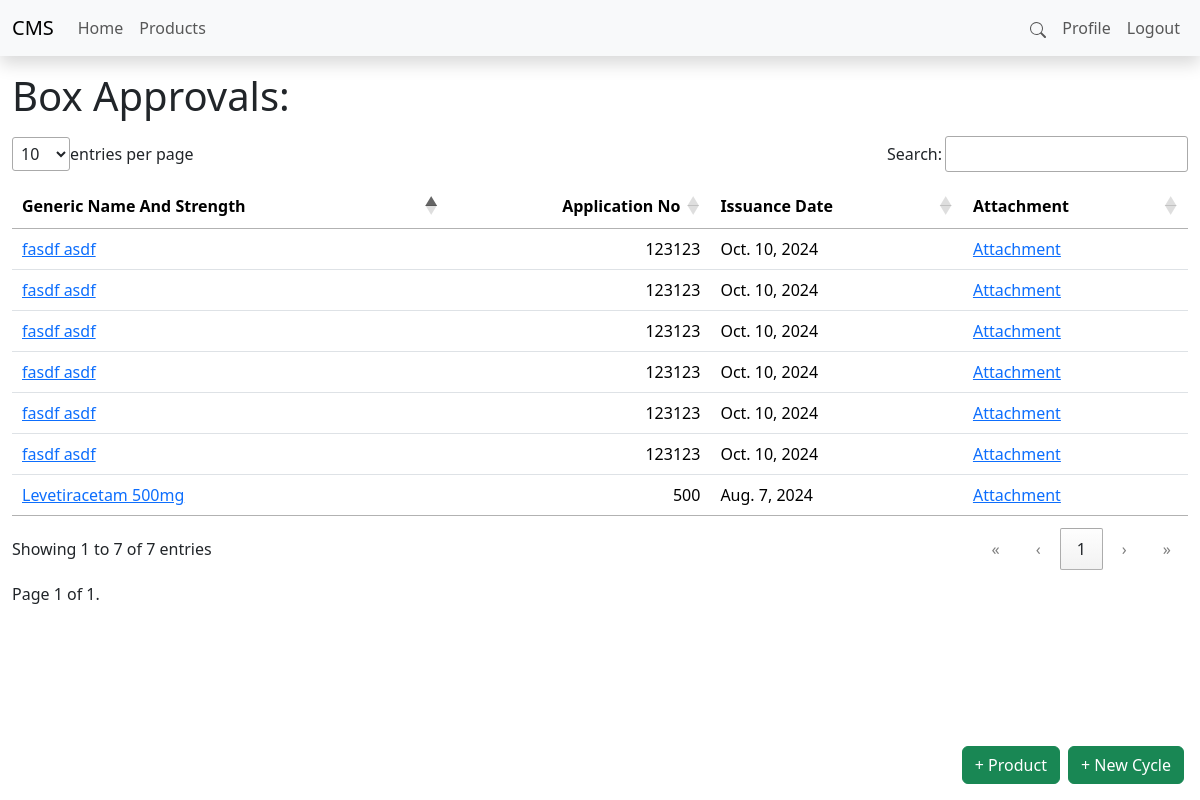
The page /products/3/boxapprovals (signed in) on the database its author committed.
### products/models.py (models this page shows, shortened)
class BoxApproval(models.Model):
    generic_name_and_strength = models.CharField(max_length=1000)
    company_name = models.CharField(max_length=1000)
    package_information = models.CharField(max_length=1000)
    reference_stated_in_company_application = models.CharField(max_length=1000)
    application_no = models.IntegerField()
    box_request_number = models.IntegerField()
    issue_date = models.DateField()
    attachment = models.FileField(upload_to=upload_to)
    product = models.ForeignKey(Product,on_delete=models.CASCADE)

### products/views.py (the view)
# urls.py: path('<pk>/boxapprovals',ListBoxApproval.as_view(),name="list_boxapproval"),
class ListBoxApproval(ListView):
    model = BoxApproval
    context_object_name = "box_approvals"
    paginate_by = 200
    template_name = "./product/box_approval/index.html"
    def get_queryset(self):
        query = self.request.GET.get('q')
        if query:
            return BoxApproval.objects.filter(
                Q(application_no__icontains=query) |
                Q(box_request_number__icontains=query)
            )
        else:
            return BoxApproval.objects.filter(product__pk=self.kwargs["pk"])

### Templates/Product/box_approval/index.html (shortened to what this page needs)
{% extends "../../__layout__.html" %}
{% load static %}
{% block styles %}
<link rel="stylesheet" href="{% static './css/datatable.min.css' %}">
{% endblock styles %}
{% block navbarlinksright %}
<li class="nav-item"><a href="#search" class="nav-link">
    <svg xmlns="http://www.w3.org/2000/svg" width="16" height="16" fill="currentColor" class="bi bi-search" viewBox="0 0 16 16">
        <path d="M11.742 10.344a6.5 6.5 0 1 0-1.397 1.398h-.001q.044.06.098.115l3.85 3.85a1 1 0 0 0 1.415-1.414l-3.85-3.85a1 1 0 0 0-.115-.1zM12 6.5a5.5 5.5 0 1 1-11 0 5.5 5.5 0 0 1 11 0"/>
      </svg>
</a></li>
{% endblock navbarlinksright %}
{% block content %}
<div class="container-fluid">
    <h1 class="my-3">Box Approvals: </h1>
    <table id="boxapprovalsTable" class="table" style="width:100%">
        <thead>
            <tr>
                <th>Generic Name And Strength</th>
                <th>Application No</th>
                <th>Issuance Date</th>
                <th>Attachment</th>
            </tr>
        </thead>
        <tbody>
        {% for box_approval in box_approvals %}
            <tr>
                <td>
                    <a href="{% url 'product:list_boxapproval' pk=box_approval.pk %}">
                    {{ box_approval.generic_name_and_strength }}
                    </a>
                </td>
                <td>{{ box_approval.application_no }}</td>
                <td>{{ box_approval.issue_date }}</td>
                <td><a target="_blank" href="/media/{{ box_approval.attachment }}">Attachment</a></td>
            </tr>
            {% empty %}
            <td>No Box Approvals</td>
            <td></td>
            <td></td>
            <td></td>
            {% endfor %}
        </tbody>
    </table>
    <div class="pagination">
        <span class="step-links">
            <span class="current">
                Page {{ page_obj.number }} of {{ page_obj.paginator.num_pages }}.
            </span>
        </span>
    </div>
</div>
{% include "../../bits/creation_footer.html" %}
{% endblock %}

### Static/css/main.css (style rules this page uses)
* { overflow-wrap: break-word !important; }

### rows shown on the page
BoxApproval: generic_name_and_strength "Levetiracetam 500mg", application_no "500", issue_date "Aug. 7, 2024"
BoxApproval: generic_name_and_strength "fasdf asdf", application_no "123123", issue_date "Oct. 10, 2024"
BoxApproval: generic_name_and_strength "fasdf asdf", application_no "123123", issue_date "Oct. 10, 2024"
BoxApproval: generic_name_and_strength "fasdf asdf", application_no "123123", issue_date "Oct. 10, 2024"
BoxApproval: generic_name_and_strength "fasdf asdf", application_no "123123", issue_date "Oct. 10, 2024"
BoxApproval: generic_name_and_strength "fasdf asdf", application_no "123123", issue_date "Oct. 10, 2024"
BoxApproval: generic_name_and_strength "fasdf asdf", application_no "123123", issue_date "Oct. 10, 2024"

### other values the page prints
{{ page_obj.number }} "1"
{{ page_obj.paginator.num_pages }} "1"
